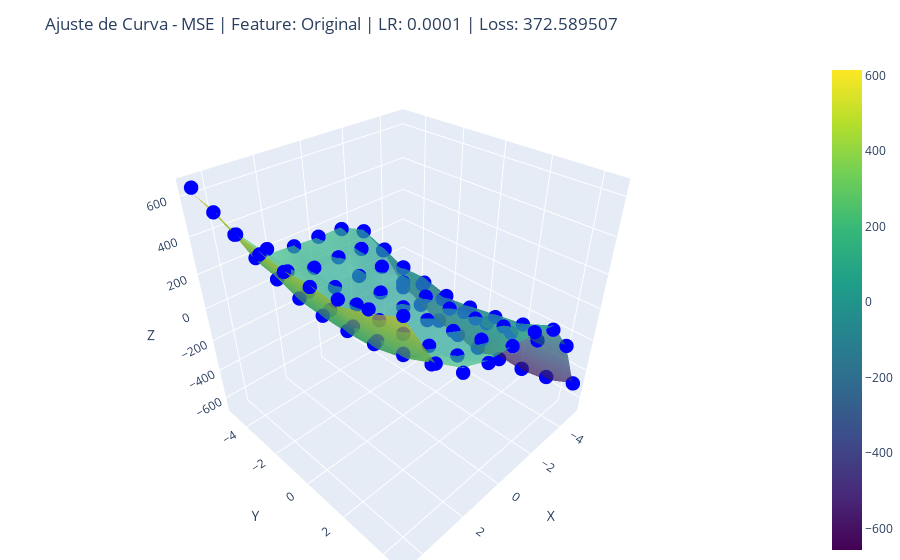

Notebook code for this chart:
### Markdown cell above
### MSE

### Code cell
_ = plot_best_by_loss(df_result, "MSE", df, features_normalized, features_pradonized)
